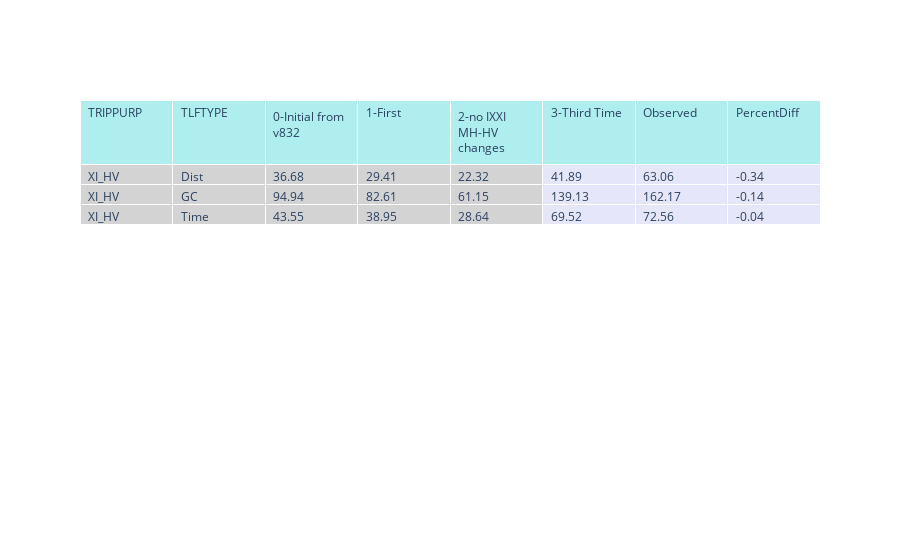
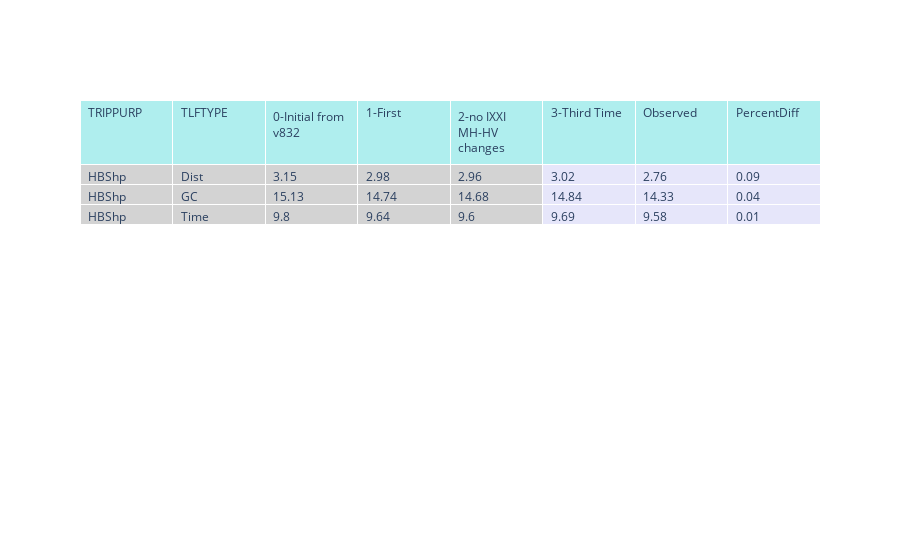
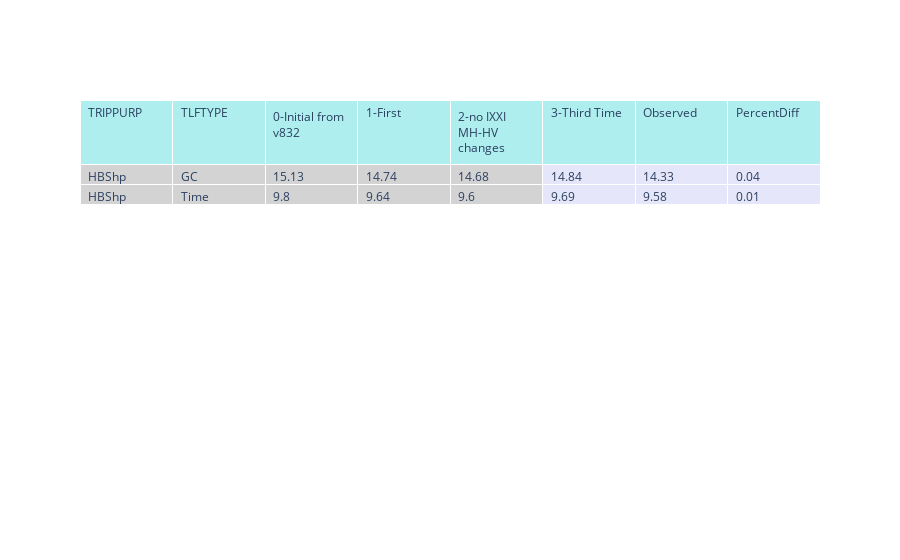
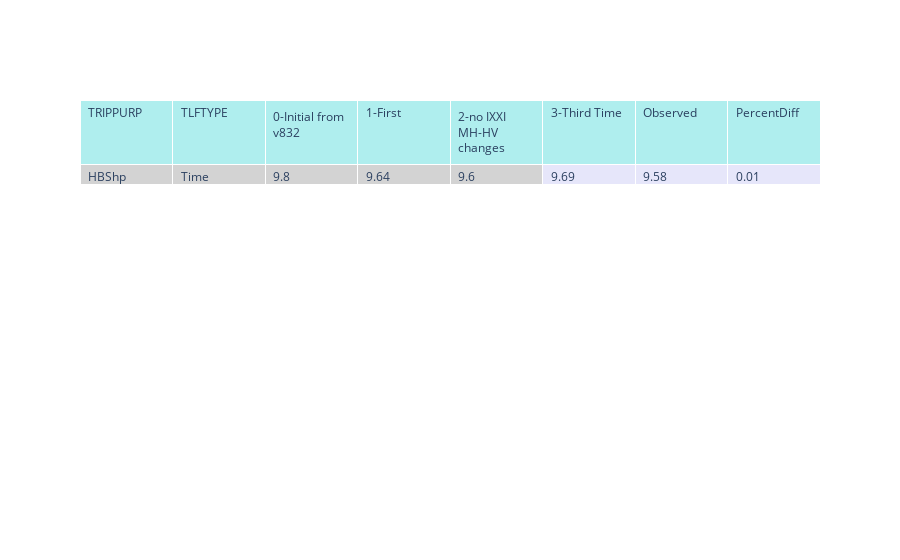

The cell these charts' notebook holds for them, in order:
### Code cell
py.offline.init_notebook_mode(connected=True)

lstModOpt  = dfObsModelMerge['FF_CALIB_ROUND'].unique().tolist()
lstModOptShort = [round for round in lstModOpt if round != 'Observed']  
lstTLFType   = dfObsModelMerge['TLFTYPE'].unique().tolist() # GC, Time, Dist
lstTripPurp  = dfTLF_Obs['TRIPPURP'].unique().tolist() # HBW, HBShp, HBOth,...
    
selectModelOption  = widgets.SelectMultiple(options=lstModOptShort, value=lstModOptShort, description='Model Run'   )
selectTLFOption    = widgets.SelectMultiple(options=lstTLFType    , value=('GC' ,)      , description='TLF Type'    )
selectTripPurp     = widgets.SelectMultiple(options=lstTripPurp   , value=lstTripPurp   , description='Trip Purpose')

widgets.interactive(update_df_mod_vs_obs,modeloption=selectModelOption, tlfoption=selectTLFOption, trippurpoption=selectTripPurp)

#OBSERVED RED COLOR

### Figure 1 — Plotly figure (JSON) as saved in the notebook; plotly's stock layout.template omitted (floating-point values rounded to 4 significant figures)
{"data": [{"cells": {"align": "left", "fill": {"color": ["lightgrey", "lightgrey", "lightgrey", "lightgrey", "lightgrey", "lavender"]}, "values": [["XI_HV", "XI_HV", "XI_HV"], ["Dist", "GC", "Time"], [36.68, 94.94, 43.55], [29.41, 82.61, 38.95], [22.32, 61.15, 28.64], [41.89, 139.1, 69.52], [63.06, 162.2, 72.56], [-0.34, -0.14, -0.04]]}, "header": {"align": "left", "fill": {"color": "paleturquoise"}, "values": ["TRIPPURP", "TLFTYPE", "0-Initial from v832", "1-First", "2-no IXXI MH-HV changes", "3-Third Time", "Observed", "PercentDiff"]}, "type": "table"}], "layout": {}}

### Figure 2 — Plotly figure (JSON) as saved in the notebook; plotly's stock layout.template omitted (floating-point values rounded to 4 significant figures)
{"data": [{"cells": {"align": "left", "fill": {"color": ["lightgrey", "lightgrey", "lightgrey", "lightgrey", "lightgrey", "lavender"]}, "values": [["HBShp", "HBShp", "HBShp"], ["Dist", "GC", "Time"], [3.15, 15.13, 9.8], [2.98, 14.74, 9.64], [2.96, 14.68, 9.6], [3.02, 14.84, 9.69], [2.76, 14.33, 9.58], [0.09, 0.04, 0.01]]}, "header": {"align": "left", "fill": {"color": "paleturquoise"}, "values": ["TRIPPURP", "TLFTYPE", "0-Initial from v832", "1-First", "2-no IXXI MH-HV changes", "3-Third Time", "Observed", "PercentDiff"]}, "type": "table"}], "layout": {}}

### Figure 3 — Plotly figure (JSON) as saved in the notebook; plotly's stock layout.template omitted (floating-point values rounded to 4 significant figures)
{"data": [{"cells": {"align": "left", "fill": {"color": ["lightgrey", "lightgrey", "lightgrey", "lightgrey", "lightgrey", "lavender"]}, "values": [["HBShp", "HBShp"], ["GC", "Time"], [15.13, 9.8], [14.74, 9.64], [14.68, 9.6], [14.84, 9.69], [14.33, 9.58], [0.04, 0.01]]}, "header": {"align": "left", "fill": {"color": "paleturquoise"}, "values": ["TRIPPURP", "TLFTYPE", "0-Initial from v832", "1-First", "2-no IXXI MH-HV changes", "3-Third Time", "Observed", "PercentDiff"]}, "type": "table"}], "layout": {}}

### Figure 4 — Plotly figure (JSON) as saved in the notebook; plotly's stock layout.template omitted (floating-point values rounded to 4 significant figures)
{"data": [{"cells": {"align": "left", "fill": {"color": ["lightgrey", "lightgrey", "lightgrey", "lightgrey", "lightgrey", "lavender"]}, "values": [["HBShp"], ["Time"], [9.8], [9.64], [9.6], [9.69], [9.58], [0.01]]}, "header": {"align": "left", "fill": {"color": "paleturquoise"}, "values": ["TRIPPURP", "TLFTYPE", "0-Initial from v832", "1-First", "2-no IXXI MH-HV changes", "3-Third Time", "Observed", "PercentDiff"]}, "type": "table"}], "layout": {}}
